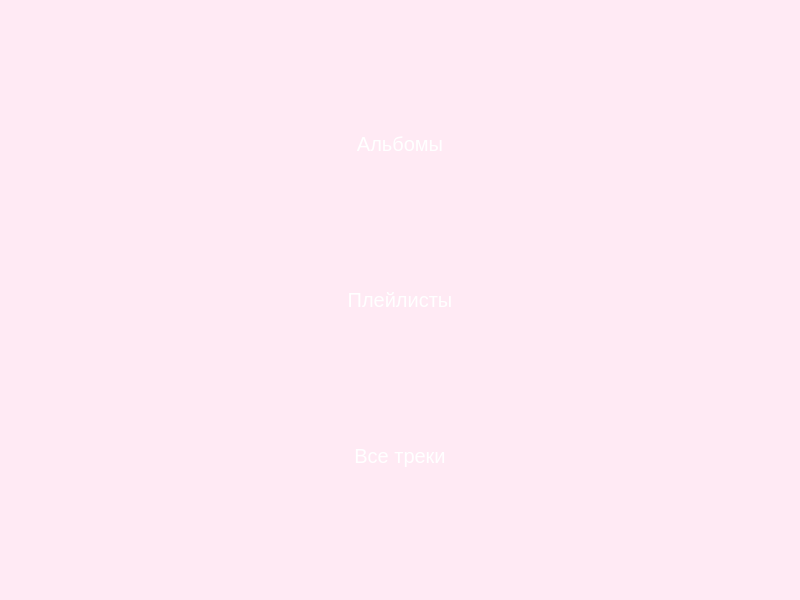
<?xml version="1.0" encoding="UTF-8"?>
<ui version="4.0">
 <class>MainWindow</class>
 <widget class="QMainWindow" name="MainWindow">
  <property name="windowTitle">
   <string>Музыкальная библиотека</string>
  </property>
  <property name="minimumSize">
   <size>
    <width>800</width>
    <height>600</height>
   </size>
  </property>
  <widget class="QWidget" name="centralwidget">
   <layout class="QVBoxLayout" name="verticalLayout">
    <item>
     <spacer name="spacerTop">
      <property name="orientation">
       <enum>Qt::Vertical</enum>
      </property>
      <property name="sizeHint">
       <size>
        <width>20</width>
        <height>60</height>
       </size>
      </property>
     </spacer>
    </item>
    <item>
     <widget class="QPushButton" name="btnAlbums">
      <property name="text">
       <string>Альбомы</string>
      </property>
      <property name="sizePolicy">
       <sizepolicy hsizetype="Expanding" vsizetype="Expanding">
        <horstretch>0</horstretch>
        <verstretch>1</verstretch>
       </sizepolicy>
      </property>
     </widget>
    </item>
    <item>
     <widget class="QPushButton" name="btnPlaylists">
      <property name="text">
       <string>Плейлисты</string>
      </property>
      <property name="sizePolicy">
       <sizepolicy hsizetype="Expanding" vsizetype="Expanding">
        <horstretch>0</horstretch>
        <verstretch>1</verstretch>
       </sizepolicy>
      </property>
     </widget>
    </item>
    <item>
     <widget class="QPushButton" name="btnAllTracks">
      <property name="text">
       <string>Все треки</string>
      </property>
      <property name="sizePolicy">
       <sizepolicy hsizetype="Expanding" vsizetype="Expanding">
        <horstretch>0</horstretch>
        <verstretch>1</verstretch>
       </sizepolicy>
      </property>
     </widget>
    </item>
    <item>
     <spacer name="spacerBottom">
      <property name="orientation">
       <enum>Qt::Vertical</enum>
      </property>
      <property name="sizeHint">
       <size>
        <width>20</width>
        <height>60</height>
       </size>
      </property>
     </spacer>
    </item>
   </layout>
  </widget>
  <property name="styleSheet">
 <string notr="true">
 QPushButton {
     background-color: #FF99CC;
     color: white;
     font-size: 20px;
     border-radius: 10px;
     padding: 10px;
 }
 QPushButton:hover {
     background-color: #FF66B2;
 }
 QWidget {
     background-color: #FFEAF4;
 }
 </string>
</property>
 </widget>
 <resources/>
 <connections/>
</ui>
